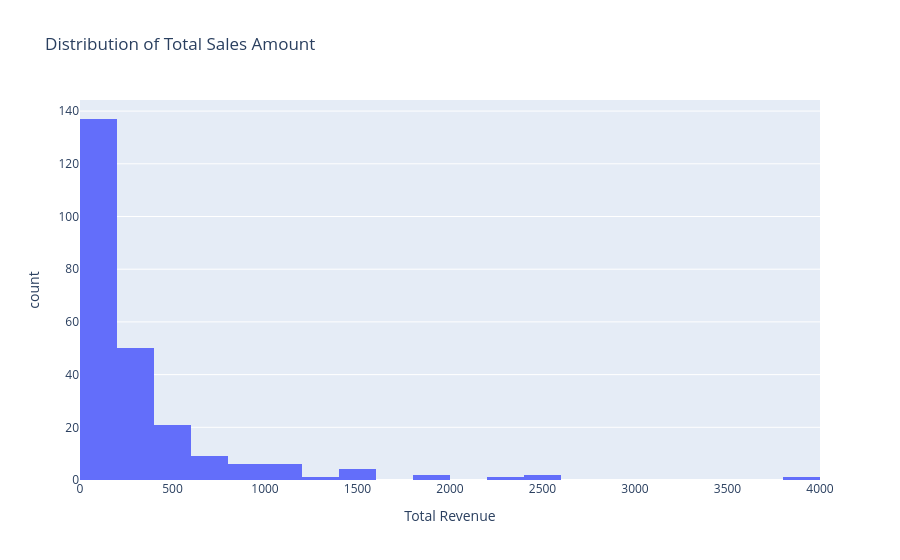

Write notebook code for a chart like this one.
### Code cell
fig = px.histogram(
    df,
    x="Total Revenue",
    nbins=30,
    title="Distribution of Total Sales Amount",
    hover_data=["Product Category", "Region"]
)

fig.show()

### Figure 1 — Plotly figure (JSON) as saved in the notebook; plotly's stock layout.template omitted (floating-point values rounded to 4 significant figures; data arrays with more than 128 entries replaced by an {"elided": "..."} marker saying what was removed)
{"data": [{"alignmentgroup": "True", "bingroup": "x", "hovertemplate": "Total Revenue=%{x}<br>count=%{y}<extra></extra>", "legendgroup": "", "marker": {"color": "#636efa", "pattern": {"shape": ""}}, "name": "", "nbinsx": 30, "offsetgroup": "", "orientation": "v", "showlegend": false, "type": "histogram", "x": {"elided": "240 float values"}, "xaxis": "x", "yaxis": "y"}], "layout": {"barmode": "relative", "legend": {"tracegroupgap": 0}, "title": {"text": "Distribution of Total Sales Amount"}, "xaxis": {"anchor": "y", "domain": [0, 1], "title": {"text": "Total Revenue"}}, "yaxis": {"anchor": "x", "domain": [0, 1], "title": {"text": "count"}}}}
